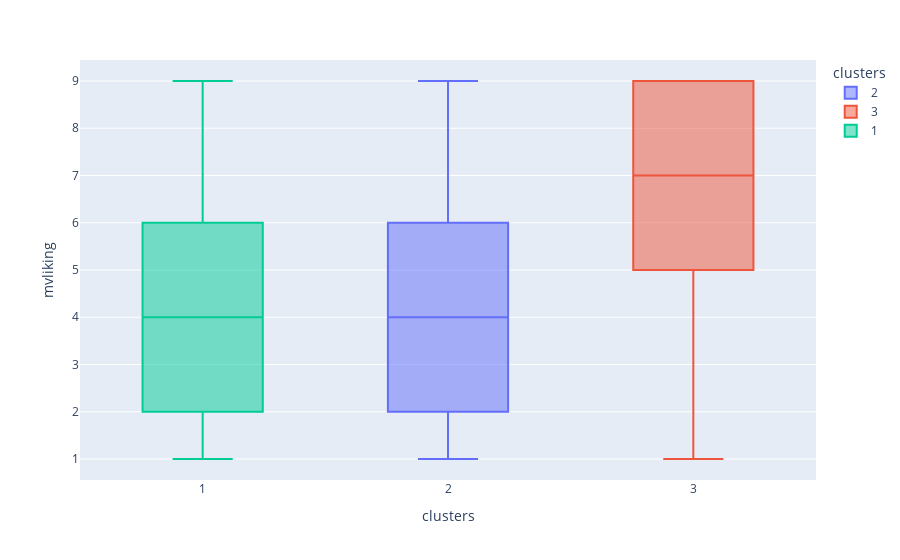

Notebook code for this chart:
### Markdown cell above
We observe that in cluster 3, we have a large portion of good ratings, unlike clusters 1 and 2.

### Code cell
# Let's visualize the 3 clusters side by side
fig = px.box(data_frame=df_complete, x='clusters', y='mvliking', color='clusters')
fig.show()

### Figure 1 — Plotly figure (JSON) as saved in the notebook; plotly's stock layout.template omitted (floating-point values rounded to 4 significant figures; data arrays with more than 128 entries replaced by an {"elided": "..."} marker saying what was removed)
{"data": [{"alignmentgroup": "True", "hovertemplate": "clusters=%{x}<br>mvliking=%{y}<extra></extra>", "legendgroup": "2", "marker": {"color": "#636efa"}, "name": "2", "notched": false, "offsetgroup": "2", "orientation": "v", "showlegend": true, "type": "box", "x": {"elided": "159 int values"}, "x0": " ", "xaxis": "x", "y": {"elided": "159 int values"}, "y0": " ", "yaxis": "y"}, {"alignmentgroup": "True", "hovertemplate": "clusters=%{x}<br>mvliking=%{y}<extra></extra>", "legendgroup": "3", "marker": {"color": "#EF553B"}, "name": "3", "notched": false, "offsetgroup": "3", "orientation": "v", "showlegend": true, "type": "box", "x": [3, 3, 3, 3, 3, 3, 3, 3, 3, 3, 3, 3, 3, 3, 3, 3, 3, 3, 3, 3, 3, 3, 3, 3, 3, 3, 3, 3, 3, 3, 3, 3, 3, 3, 3, 3, 3, 3, 3, 3, 3, 3, 3, 3, 3, 3, 3, 3, 3, 3, 3, 3, 3, 3, 3, 3, 3, 3, 3, 3, 3, 3, 3, 3, 3, 3, 3, 3, 3, 3, 3, 3, 3, 3, 3, 3, 3, 3, 3, 3, 3, 3, 3, 3, 3, 3, 3, 3, 3, 3, 3, 3, 3, 3, 3, 3, 3, 3, 3, 3, 3, 3, 3, 3, 3, 3, 3, 3, 3, 3, 3, 3, 3, 3, 3], "x0": " ", "xaxis": "x", "y": [6, 8, 6, 6, 9, 4, 7, 9, 6, 4, 6, 6, 5, 7, 5, 8, 9, 4, 4, 9, 6, 5, 5, 6, 3, 8, 8, 6, 6, 7, 1, 1, 9, 6, 9, 7, 7, 9, 6, 8, 9, 9, 9, 7, 7, 9, 9, 9, 6, 9, 8, 1, 5, 2, 2, 7, 9, 8, 9, 8, 8, 6, 8, 3, 8, 7, 8, 6, 7, 9, 9, 3, 9, 9, 7, 5, 8, 7, 8, 9, 9, 8, 5, 8, 6, 7, 2, 9, 9, 9, 5, 1, 3, 5, 8, 6, 9, 5, 9, 8, 5, 9, 8, 5, 3, 4, 4, 9, 5, 5, 9, 5, 8, 9, 9], "y0": " ", "yaxis": "y"}, {"alignmentgroup": "True", "hovertemplate": "clusters=%{x}<br>mvliking=%{y}<extra></extra>", "legendgroup": "1", "marker": {"color": "#00cc96"}, "name": "1", "notched": false, "offsetgroup": "1", "orientation": "v", "showlegend": true, "type": "box", "x": [1, 1, 1, 1, 1, 1, 1, 1, 1, 1, 1, 1, 1, 1, 1, 1, 1, 1, 1, 1, 1, 1, 1, 1, 1, 1, 1, 1, 1, 1, 1, 1, 1, 1, 1, 1, 1, 1, 1, 1, 1, 1, 1, 1, 1, 1, 1, 1, 1, 1, 1, 1, 1, 1, 1, 1, 1, 1, 1, 1, 1, 1, 1, 1, 1, 1, 1, 1, 1, 1, 1, 1, 1, 1, 1, 1, 1, 1, 1, 1, 1, 1, 1, 1, 1, 1, 1, 1, 1, 1, 1, 1, 1, 1, 1, 1, 1, 1, 1, 1, 1, 1, 1, 1, 1, 1, 1, 1, 1, 1, 1, 1, 1, 1, 1, 1, 1, 1, 1, 1, 1, 1, 1, 1, 1, 1], "x0": " ", "xaxis": "x", "y": [3, 1, 2, 5, 3, 7, 2, 1, 1, 3, 6, 7, 9, 3, 1, 5, 9, 6, 3, 5, 7, 1, 5, 4, 1, 4, 9, 4, 5, 1, 5, 3, 8, 7, 6, 5, 4, 2, 3, 4, 1, 7, 9, 1, 9, 5, 5, 5, 1, 7, 4, 6, 9, 5, 5, 4, 1, 3, 1, 3, 1, 6, 1, 8, 1, 1, 9, 3, 7, 6, 8, 2, 5, 5, 4, 1, 3, 6, 6, 8, 5, 5, 4, 3, 1, 5, 5, 3, 5, 9, 5, 3, 2, 4, 2, 4, 7, 5, 2, 4, 1, 3, 4, 8, 1, 9, 1, 1, 4, 1, 1, 4, 6, 9, 1, 6, 3, 9, 4, 7, 1, 3, 8, 4, 7, 9], "y0": " ", "yaxis": "y"}], "layout": {"autosize": true, "boxmode": "overlay", "legend": {"title": {"text": "clusters"}, "tracegroupgap": 0}, "margin": {"t": 60}, "xaxis": {"anchor": "y", "autorange": true, "categoryarray": [2, 3, 1], "categoryorder": "array", "domain": [0, 1], "range": [0.5, 3.5], "title": {"text": "clusters"}, "type": "linear"}, "yaxis": {"anchor": "x", "autorange": true, "domain": [0, 1], "range": [0.5556, 9.444], "title": {"text": "mvliking"}, "type": "linear"}}}
